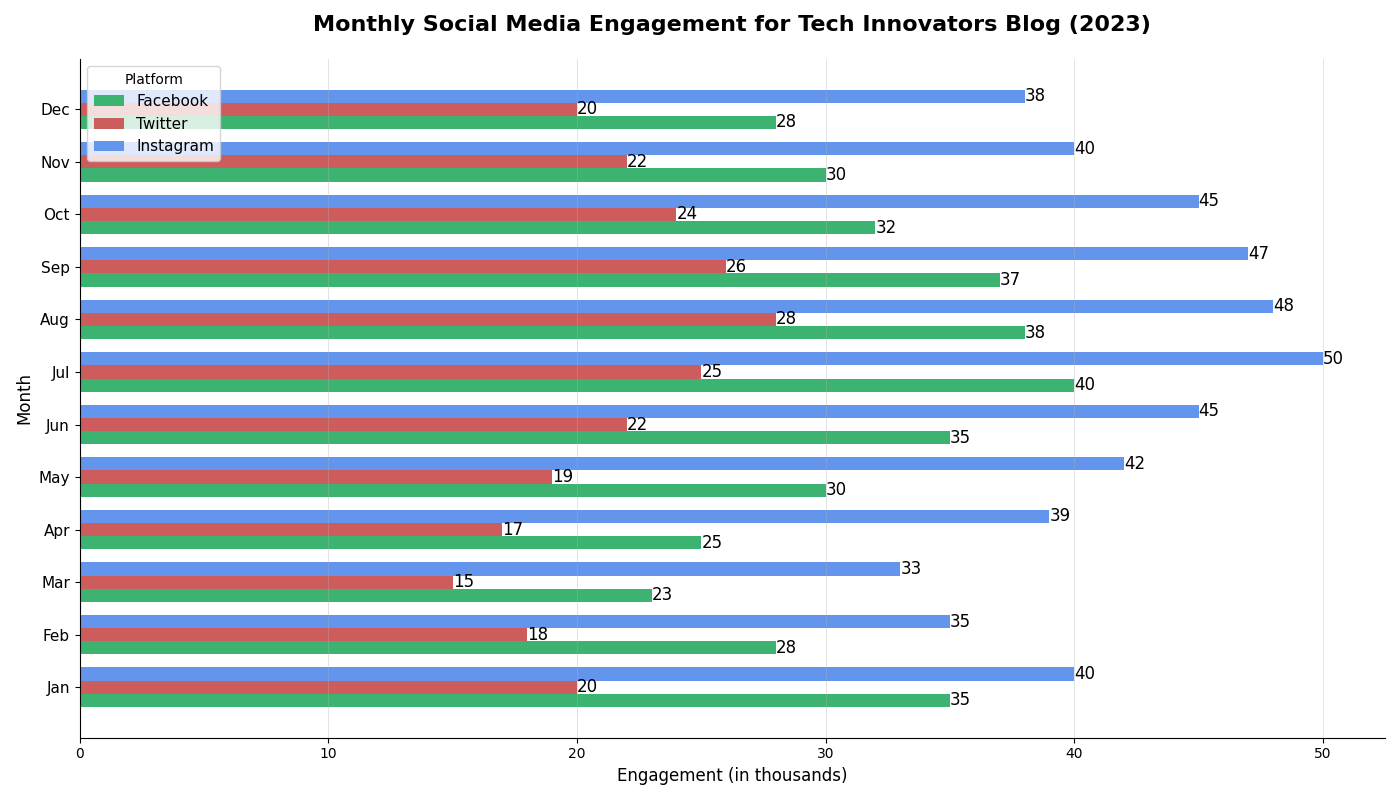

Write the Python code that produced this figure.
import matplotlib.pyplot as plt
import numpy as np

months = ['Jan', 'Feb', 'Mar', 'Apr', 'May', 'Jun', 'Jul', 'Aug', 'Sep', 'Oct', 'Nov', 'Dec']
engagement_data = {
    'Facebook': [35, 28, 23, 25, 30, 35, 40, 38, 37, 32, 30, 28],
    'Twitter': [20, 18, 15, 17, 19, 22, 25, 28, 26, 24, 22, 20],
    'Instagram': [40, 35, 33, 39, 42, 45, 50, 48, 47, 45, 40, 38]
}

facebook_data = np.array(engagement_data['Facebook'])
twitter_data = np.array(engagement_data['Twitter'])
instagram_data = np.array(engagement_data['Instagram'])

fig, ax = plt.subplots(figsize=(14, 8))
bar_height = 0.25
y_positions = np.arange(len(months))

bars_fb = ax.barh(y_positions - bar_height, facebook_data, bar_height, label='Facebook', color='mediumseagreen')
bars_tw = ax.barh(y_positions, twitter_data, bar_height, label='Twitter', color='indianred')
bars_ig = ax.barh(y_positions + bar_height, instagram_data, bar_height, label='Instagram', color='cornflowerblue')

for rect in bars_fb + bars_tw + bars_ig:
    width = rect.get_width()
    ax.text(width, rect.get_y() + rect.get_height()/2.0, f'{width}', ha='left', va='center', fontsize=12)

ax.set_title('Monthly Social Media Engagement for Tech Innovators Blog (2023)', fontsize=16, pad=20, weight='bold')
ax.set_ylabel('Month', fontsize=12)
ax.set_xlabel('Engagement (in thousands)', fontsize=12)
ax.set_yticks(y_positions)
ax.set_yticklabels(months, fontsize=11)

ax.legend(title='Platform', fontsize=11, loc='upper left')
ax.xaxis.grid(True, linestyle='-', linewidth=0.5, alpha=0.5)

ax.spines['top'].set_visible(False)
ax.spines['right'].set_visible(False)

plt.tight_layout()
plt.show()
